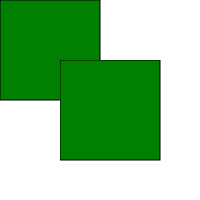

Write Python code to recreate this figure.
import os
import sys

# module = os.path.dirname(os.path.dirname(os.path.abspath(__file__)))
sys.path.insert(0, ".")
# sys.path.insert(1, module)
src = os.path.join(os.path.dirname(os.path.dirname(os.path.dirname(os.getcwd()))), 'src')
sys.path.insert(1, src)
# print(src)
# print(module)

try:
    from netkiller.svg.ScalableVectorGraphics import Svg
    from netkiller.svg.elements import Rectangle
    from netkiller.svg.filter import Filter, feOffset


except ImportError as err:
    print("Error: %s" % (err))
    exit()


def main():
    svg = Svg(800, 600)
    # svg.link("style.css")
    svg.title("Test")
    svg.desc("https://www.netkiller.cn")
    filter = Filter(id="offset", width="180", height="180")
    filter.append(feOffset(inn="SourceGraphic", dx="60", dy="60"))

    svg.defs(filter)
    svg.append(Rectangle(x="0", y="0", width="100", height="100", stroke="black", fill="green"))
    svg.append(Rectangle(x="0",
                         y="0",
                         width="100",
                         height="100",
                         stroke="black",
                         fill="green",
                         filter="url(#offset)"))

    svg.save('feOffset.svg')


if __name__ == "__main__":
    main()
